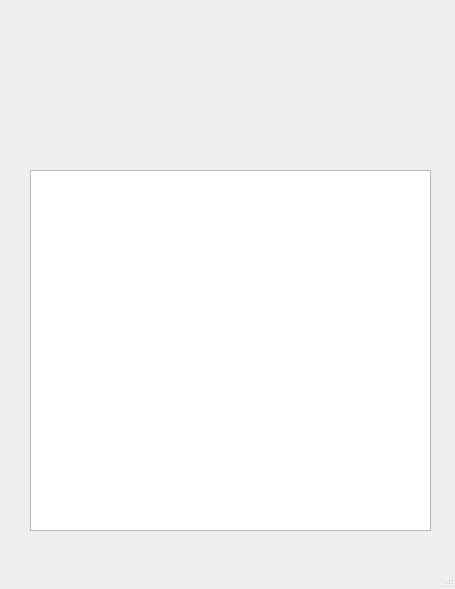
<?xml version="1.0" encoding="UTF-8"?>
<ui version="4.0">
 <class>MainWindow</class>
 <widget class="QMainWindow" name="MainWindow">
  <property name="geometry">
   <rect>
    <x>0</x>
    <y>0</y>
    <width>455</width>
    <height>589</height>
   </rect>
  </property>
  <property name="windowTitle">
   <string>Информация о выбранном языке</string>
  </property>
  <property name="styleSheet">
   <string notr="true">#MainWindow{border-image:url(background-image/back_5.jpg)}</string>
  </property>
  <widget class="QWidget" name="centralwidget">
   <widget class="QPlainTextEdit" name="plainTextEdit">
    <property name="geometry">
     <rect>
      <x>30</x>
      <y>170</y>
      <width>401</width>
      <height>361</height>
     </rect>
    </property>
    <property name="readOnly">
     <bool>true</bool>
    </property>
   </widget>
  </widget>
  <widget class="QMenuBar" name="menubar">
   <property name="geometry">
    <rect>
     <x>0</x>
     <y>0</y>
     <width>455</width>
     <height>21</height>
    </rect>
   </property>
  </widget>
  <widget class="QStatusBar" name="statusbar"/>
 </widget>
 <resources/>
 <connections/>
</ui>
